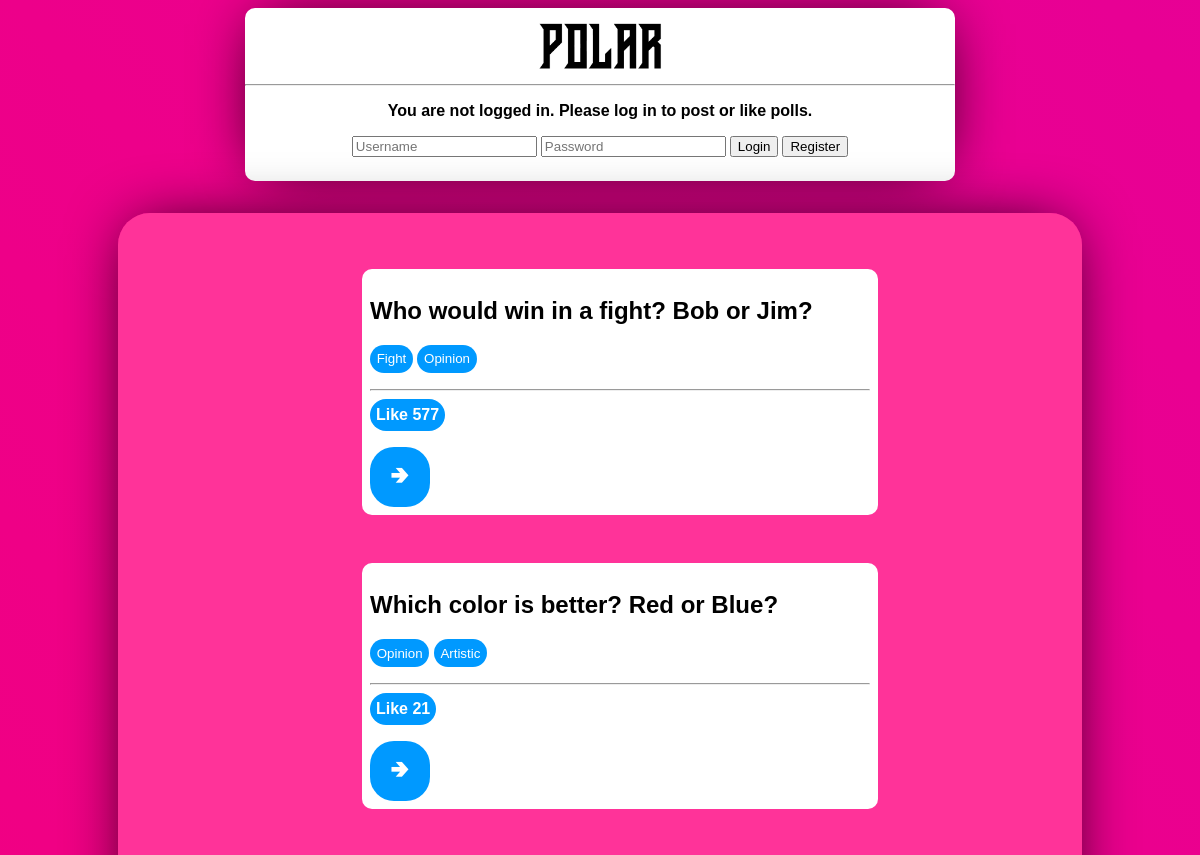
Before: /polling/ (upper part) with the older database file.
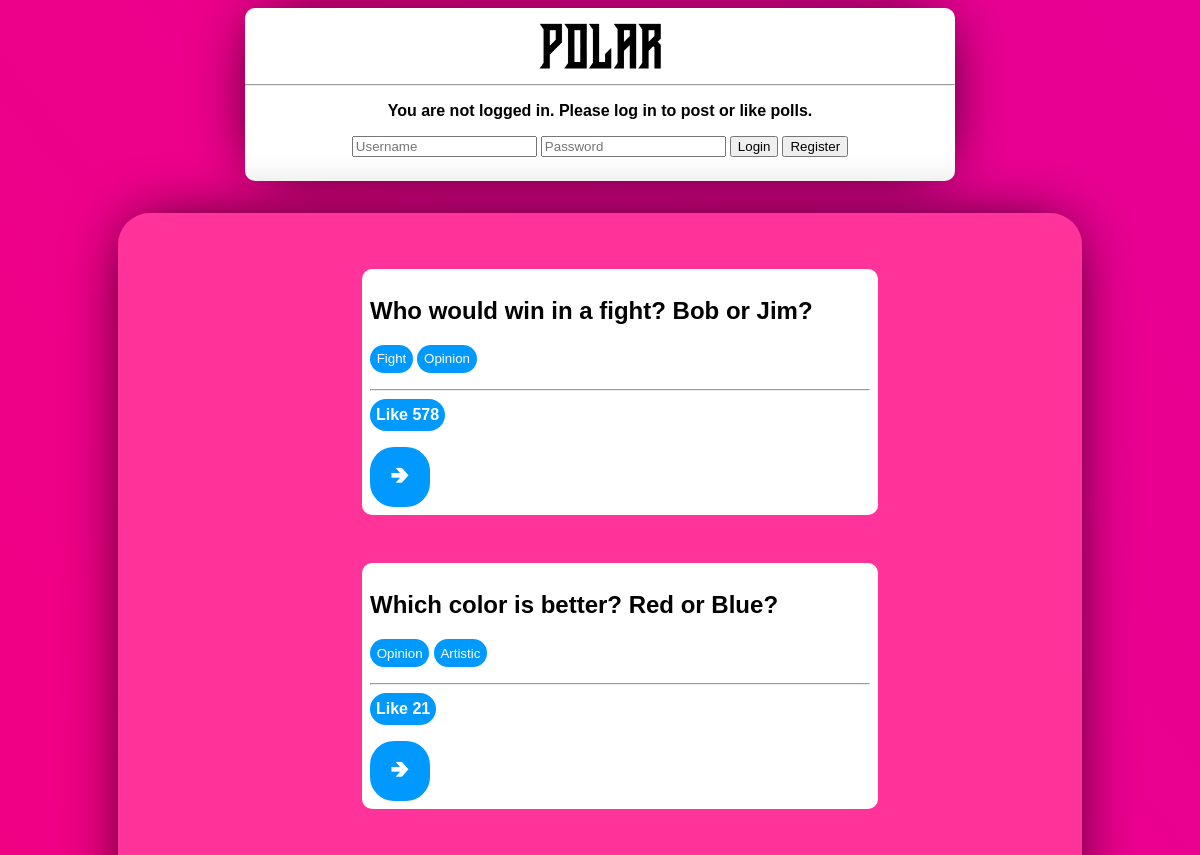
After: the same page with the newer database file.
### polling/models.py (models this page shows, shortened)
class Question(models.Model):
    questionText = models.CharField(max_length=250)
    publicationDate = models.DateTimeField('date published')
    likes = models.IntegerField(default=0)

### polling/views.py (the view, shortened to what this page needs)
# urls.py: path('', views.IndexView.as_view(), name='index'),
class IndexView(generic.ListView):
    template_name = "polling/index.html"
    context_object_name = "latestQuestions"
    def get(self, request):
        if "Tag" in request.GET.keys():
            tag = request.GET.get("Tag")
            questions = self.get_queryset(tag)
        else:
            questions = self.get_queryset()
        userLoggedIn = request.user.is_authenticated
        return render(request, "polling/index.html", {"latestQuestions": questions, "userLoggedIn": userLoggedIn})
    def get_queryset(self, tag = None):
        if tag == None:
            return Question.objects.filter(
                publicationDate__lte=timezone.now()
            ).order_by('publicationDate')[:10]
        else:
            return Question.objects.filter(
                publicationDate__lte=timezone.now()
            ).filter(tag__tagText=tag).order_by('publicationDate')[:10]

### polling/templates/polling/index.html (shortened to what this page needs)
{% load static %}
<link rel="stylesheet" type="text/css" href="{% static 'polling/style.css' %}">
<div class="TitleBar">
  <img class="PolarIcon" alt="Polar Icon" src="../../static/polling/images/polarIcon.png" width="180em">
  <hr></hr>
  {% if userLoggedIn %}
    <p>Make your vote count {{user.username}}!</p>
    <a href="{% url 'polling:post' %}"><button href="{% url 'polling:post' %}">Create New Post</button></a>
    <form method="POST">
      {% csrf_token %}
      <input type="submit" class="LoginButton" name = "Logout" value = "Logout"></input>
    </form>
  {% else %}
    <p>You are not logged in. Please log in to post or like polls.</p>
    <form method="POST">
      <input type="text" name = "Username" placeholder="Username"></input>
      <input type="password" name = "Password" placeholder="Password"></input>
      <input type="submit" class="LoginButton" name = "Login" value = "Login"></input>
      <input type="submit" class="LoginButton" name = "Register" value = "Register"></input>
    </form>
  {% endif %}
</div>
<div class="MainFeed">
  {% if latestQuestions %}
      <ul>
      {% for question in latestQuestions %}
        <div class="PollDiv">
          <h2>{{question.questionText}}</h2>
          <form method="GET">
            <div class="TagDiv">
              {% for tag in question.tag_set.all %}
              <input type= "submit" class = "Tag" name = "Tag" value = "{{tag.tagText}}"></input>
              {% endfor %}
            </div>
          </form>
          <hr></hr>
          <form method="POST">
            <input type="submit" class="LikeButton" name = "Like" value = "Like {{question.likes}}"></input>
          </form>
          <a href="{% url 'polling:detail' question.id %}"><button href="{% url 'polling:detail' question.id %}">&#129154;</button></a>
        </div>
      {% endfor %}
      </ul>
  {% else %}
      <p>No polls are available.</p>
  {% endif %}
</div>

Changed rows visible on the page:
changed Question "Who would win in a fight? Bob or Jim?": Like "Like 577" → "Like 578"
